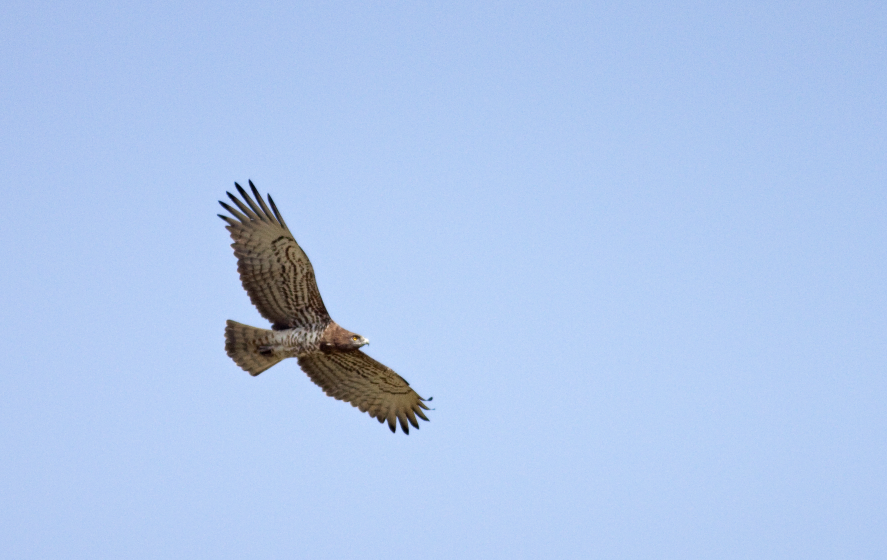
#> input picture images/20.jpg, 2661 x 1680 px (shown at 1/3 size); the run also reads 3 pictures not shown here
$ jupyter execute newCh12.ipynb
#> lines starting #> are read from the running program, lines starting #| are printed output that depends on the picture; after the words box and inside, x2 and y2 are one past the last pixel; in counts of white or black regions, pixels touching at a corner belong together
# Chapter 12: Image Representation by Feature Extraction

This is the companion file for Chapter 12.

## Programming exercise 12.1:

1.   Run the following code to perform polygon approximation by splitting.

[cell 1]
# Polygon approximation by splitting
import numpy as np
import matplotlib.pyplot as plt
from skimage import color, filters, measure, morphology, io

def perpendicular_distance(point, line_start, line_end):
    if np.all(line_start == line_end):
        return np.linalg.norm(point - line_start)
    line = line_end - line_start
    t = np.dot(point - line_start, line) / np.dot(line, line)
    t = np.clip(t, 0, 1)
    projection = line_start + t * line
    return np.linalg.norm(point - projection)

def split_polygon(points, start_idx, end_idx, threshold, result):
    start_point = points[start_idx]
    end_point = points[end_idx]
    max_distance = -1
    index_of_max = -1
    for i in range(start_idx + 1, end_idx):
        dist = perpendicular_distance(points[i], start_point, end_point)
        if dist > max_distance:
            max_distance = dist
            index_of_max = i
    if max_distance > threshold:
        split_polygon(points, start_idx, index_of_max, threshold, result)
        split_polygon(points, index_of_max, end_idx, threshold, result)
    else:
        result.append(end_idx)

def polygon_approximation_with_splitting(boundary_points, threshold):
    result = [0]
    split_polygon(boundary_points, 0, len(boundary_points) - 1, threshold, result)
    return boundary_points[result]

image_rgb = io.imread("images/20.jpg")
#> image_rgb is the input picture: shape (1680, 2661, 3); mean R, G, B 176, 199.3, 236.3
image_rgb = image_rgb[500:1350, 600:1400]
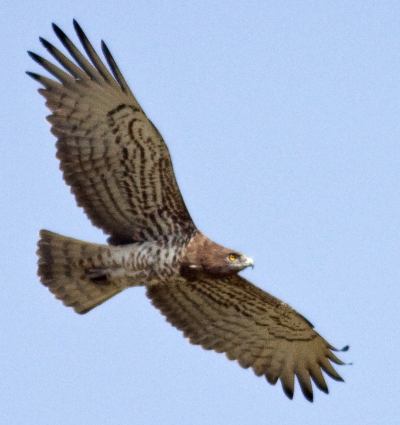
#> image_rgb: shape (850, 800, 3) (shown at 1/2 size); mean R, G, B 161.4, 176.1, 200.4
# Convert to grayscale
gray = color.rgb2gray(image_rgb)
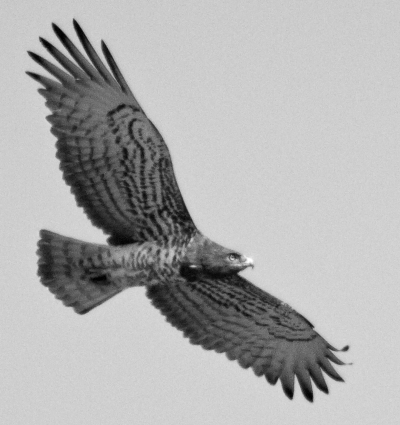
#> gray: shape (850, 800) float64 (shown at 1/2 size); min 0, max 1, mean 0.685

# Apply thresholding (Otsu)
thresh = filters.threshold_otsu(gray)
#> thresh = 0.553
binary = gray < thresh  # Invert if needed depending on your object
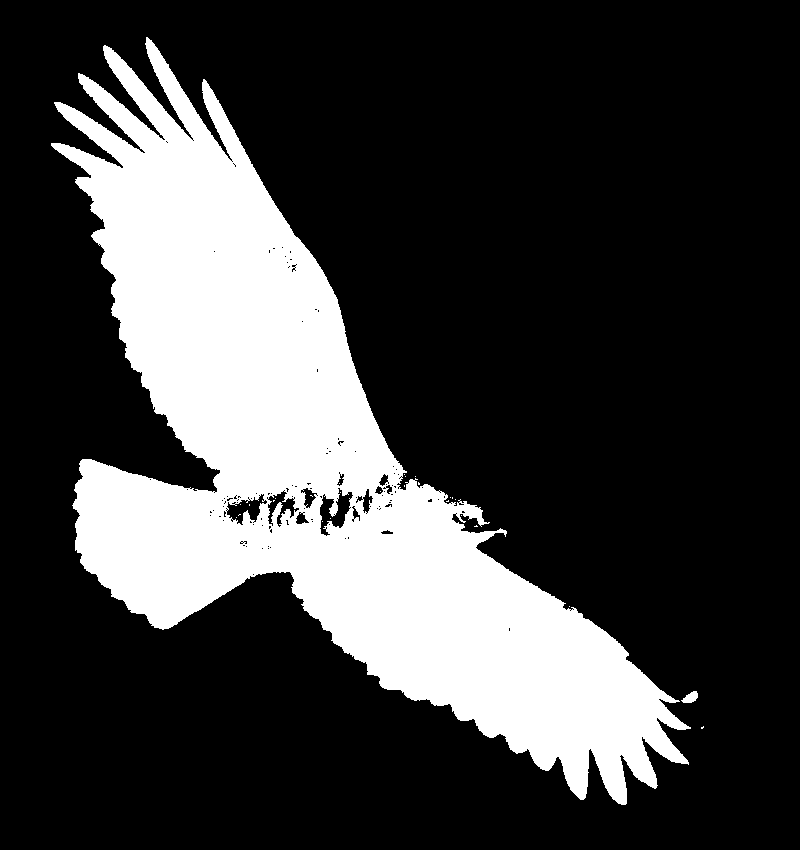
#> binary: shape (850, 800) bool; 24.1% white; 27 white regions (25 under 20 px), largest, box (x1, y1, x2, y2) and area: (51, 37, 691, 805) 163398, (681, 691, 698, 703) 128

# Clean mask
binary = morphology.remove_small_objects(binary, min_size=500)
#> binary: shape (850, 800) bool; 24% white; 1 white region, box (x1, y1, x2, y2) and area: (51, 37, 691, 805) 163363
binary = morphology.binary_closing(binary, morphology.disk(3))
#> binary: shape (850, 800) bool; 24.3% white; 2 white regions (1 under 20 px), largest, box (x1, y1, x2, y2) and area: (51, 37, 691, 805) 165543
binary = morphology.remove_small_holes(binary, area_threshold=1000)
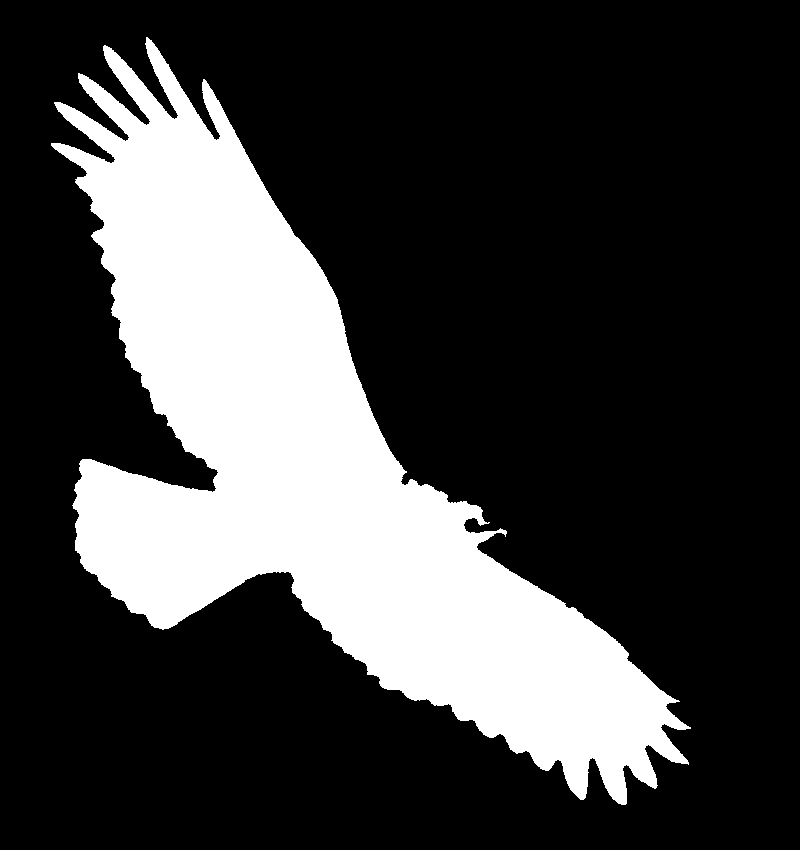
#> binary: shape (850, 800) bool; 24.6% white; 1 white region, box (x1, y1, x2, y2) and area: (51, 37, 691, 805) 167049

# Find contours
contours = measure.find_contours(binary, 0.5)
#> contours = 1 point arrays, longest 4929 points
contour = max(contours, key=len)  # largest one
#> contour = 4929 pairs, first value 36.5 to 804.5, second value 50.5 to 690.5

# Downsample for speed
contour = contour[::5]
#> contour = 986 pairs, first value 37 to 804.5, second value 50.5 to 690.5

# Polygon approximation
threshold = 10.0
approx_polygon = polygon_approximation_with_splitting(contour, threshold)
#> in split_polygon, `start_point = points[start_idx]`: start_point = [804.5, 625]
#> in split_polygon, `end_point = points[end_idx]`: end_point = [803, 626.5]
#> the loop in split_polygon, `for i in range(start_idx + 1, end_idx):` made 984 passes
#> (t in perpendicular_distance, projection in perpendicular_distance, dist, max_distance) on passes 1 to 8: (0, [804.5, 625], 4.53, 4.53), (0, [804.5, 625], 8.25, 8.25), (0, [804.5, 625], 11.42, 11.42), (0, [804.5, 625], 14.98, 14.98), (0, [804.5, 625], 18.18, 18.18), (0, [804.5, 625], 21.51, 21.51), (0, [804.5, 625], 24.84, 24.84), (0, [804.5, 625], 28.29, 28.29)
#> after the loop in split_polygon, `for i in range(start_idx + 1, end_idx):`: index_of_max = 540; max_distance = 920.8
#> the loop in split_polygon (call 2), `for i in range(start_idx + 1, end_idx):` made 539 passes
#> (t in perpendicular_distance, projection in perpendicular_distance, dist, max_distance) on passes 1, 2, 3, 4, 19, 20, 21, 22: (0.00322, [802.1, 623.3], 3.42, 3.42), (0.00671, [799.4, 621.5], 5.46, 5.46), (0.0105, [796.5, 619.5], 6.1, 6.1), (0.0141, [793.8, 617.6], 7.44, 7.44), (0.055, [762.8, 596.3], 10.09, 10.09), (0.0515, [765.4, 598.1], 11.66, 11.66), (0.0486, [767.6, 599.7], 14.75, 14.75), (0.0441, [771, 602], 17.58, 17.58)

# Plot original and approximated contours separately
fig, axes = plt.subplots(1, 2, figsize=(14, 7))

# Original Boundary Visualization
plt.subplot(1, 2, 1)
plt.imshow(image_rgb)
plt.plot(contour[:, 1], contour[:, 0], linestyle='--', color='blue', linewidth=1.5)
plt.title("Original Boundary")
plt.axis('off')

# Approximated Polygon Visualization
plt.subplot(1, 2, 2)
plt.imshow(image_rgb)
plt.plot([p[1] for p in approx_polygon], [p[0] for p in approx_polygon], 'ro-', linewidth=2)
plt.title("Approximated Polygon")
plt.axis('off')

plt.tight_layout()
plt.show()

## Programming exercise 12.2:

1.   Run the following code to perform polygon approximation by merging.

[cell 2]
import numpy as np
import matplotlib.pyplot as plt
from skimage import measure, morphology, io
from sklearn.linear_model import LinearRegression

def least_squares_error(P):
    """ Compute Least Squares Error for the set of points P fitting a line. """
    # Prepare points (x, y)
    X = np.array([p[1] for p in P]).reshape(-1, 1)
    Y = np.array([p[0] for p in P])

    # Fit linear regression (a line) to the points
    model = LinearRegression()
    model.fit(X, Y)

    # The parameters of the line
    a = model.coef_[0]
    b = model.intercept_

    # Predict the y values using the line
    Y_pred = model.predict(X)

    # Calculate the Least Squares Error (sum of squared errors)
    L = np.sum((Y - Y_pred) ** 2)

    return a, b, L

def polygon_approximation_by_merging(boundary_points, threshold):
    P = [boundary_points[0]]  # Start with the first point
    vertices = []  # Store the vertices
    for i in range(1, len(boundary_points)):
        P.append(boundary_points[i])
        a, b, L = least_squares_error(P)

        # If the error is above threshold, add the last point as a vertex
        if L >= threshold:
            vertices.append(P[-2])  # Last pixel before the break
            P = [boundary_points[i]]  # Start new subset

    # Add the last point to the vertices
    vertices.append(P[-1])
    return vertices

# === MAIN PIPELINE ===
# Load the horse image
image_rgb = io.imread("images/20.jpg")  # Replace with your local image path if needed
image_rgb = image_rgb[500:1350, 600:1400]

# Convert to grayscale
gray = image_rgb.mean(axis=2)  # Simple grayscale conversion

# Apply thresholding (Otsu or simple thresholding)
thresh = gray.mean()  # Simple thresholding; you could use filters.threshold_otsu()
binary = gray < thresh  # Invert if needed depending on your object
#> binary: shape (850, 800) bool; 25% white; 5 white regions (3 under 20 px), largest, box (x1, y1, x2, y2) and area: (50, 36, 699, 806) 170059, (695, 726, 706, 730) 29

# Clean mask (optional)
binary = morphology.remove_small_objects(binary, min_size=500)
#> binary: shape (850, 800) bool; 25% white; 1 white region, box (x1, y1, x2, y2) and area: (50, 36, 699, 806) 170050
binary = morphology.binary_closing(binary, morphology.disk(3))
#> binary: shape (850, 800) bool; 25.2% white; 1 white region, box (x1, y1, x2, y2) and area: (50, 36, 699, 806) 171172
binary = morphology.remove_small_holes(binary, area_threshold=1000)
#> binary: shape (850, 800) bool; 25.2% white; 1 white region, box (x1, y1, x2, y2) and area: (50, 36, 699, 806) 171230

# Find contours
contours = measure.find_contours(binary, 0.5)
contour = max(contours, key=len)  # largest contour

# Polygon approximation
threshold = 1000.0  # Adjust this threshold to control the "tightness" of the polygon
approx_polygon = polygon_approximation_by_merging(contour, threshold)

# Plot the original contour and the approximated polygon separately
plt.figure(figsize=(12, 6))

# Original Boundary Visualization
plt.subplot(1, 2, 1)
plt.imshow(image_rgb)
plt.plot(contour[:, 1], contour[:, 0], linestyle='--', color='blue', linewidth=1.5)
plt.title("Original Boundary")
plt.axis('off')

# Approximated Polygon Visualization
plt.subplot(1, 2, 2)
plt.imshow(image_rgb)
plt.plot([p[1] for p in approx_polygon], [p[0] for p in approx_polygon], 'ro-', linewidth=2)
plt.title("Approximated Polygon")
plt.axis('off')

plt.tight_layout()
plt.show()

## Programming exercise 12.3:

1.   Run the following code to perform medial axis transformation on sample T-shaped and L-shaped objects.

[cell 3]
import numpy as np
import matplotlib.pyplot as plt
from skimage.morphology import medial_axis
from skimage.draw import rectangle

def create_T_shape_image(shape=(100, 100)):
    img = np.zeros(shape, dtype=bool)
    rr, cc = rectangle(start=(20, 45), end=(80, 55))
    img[rr, cc] = True
    rr, cc = rectangle(start=(20, 30), end=(30, 70))
    img[rr, cc] = True
    return img

def create_L_shape_image(shape=(100, 100)):
    img = np.zeros(shape, dtype=bool)
    rr1, cc1 = rectangle(start=(30, 20), end=(80, 40))
    img[rr1, cc1] = True
    rr2, cc2 = rectangle(start=(70, 40), end=(80, 80))
    img[rr2, cc2] = True
    return img

def compute_medial_axis(binary_image):
    skeleton, distance = medial_axis(binary_image, return_distance=True)
    return skeleton, distance

def plot_3x2(T_img, L_img, T_skel, T_dist, L_skel, L_dist):
    fig, axs = plt.subplots(3, 2, figsize=(8, 12))

    # Row 0: T-shape Original and L-shape Original
    axs[0, 0].imshow(T_img, cmap='gray')
    axs[0, 0].set_title("T-shaped Binary Image")
    axs[0, 0].axis('off')

    axs[0, 1].imshow(L_img, cmap='gray')
    axs[0, 1].set_title("L-shaped Binary Image")
    axs[0, 1].axis('off')

    # Row 1: T-shape Medial Axis and L-shape Medial Axis
    axs[1, 0].imshow(T_skel, cmap='gray')
    axs[1, 0].set_title("T-shape Medial Axis")
    axs[1, 0].axis('off')

    axs[1, 1].imshow(L_skel, cmap='gray')
    axs[1, 1].set_title("L-shape Medial Axis")
    axs[1, 1].axis('off')

    # Row 2: T-shape Distance and L-shape Distance
    axs[2, 0].imshow(T_dist, cmap='viridis')
    axs[2, 0].set_title("T-shape Distance to Boundary")
    axs[2, 0].axis('off')

    axs[2, 1].imshow(L_dist, cmap='viridis')
    axs[2, 1].set_title("L-shape Distance to Boundary")
    axs[2, 1].axis('off')

    plt.tight_layout()
    plt.show()
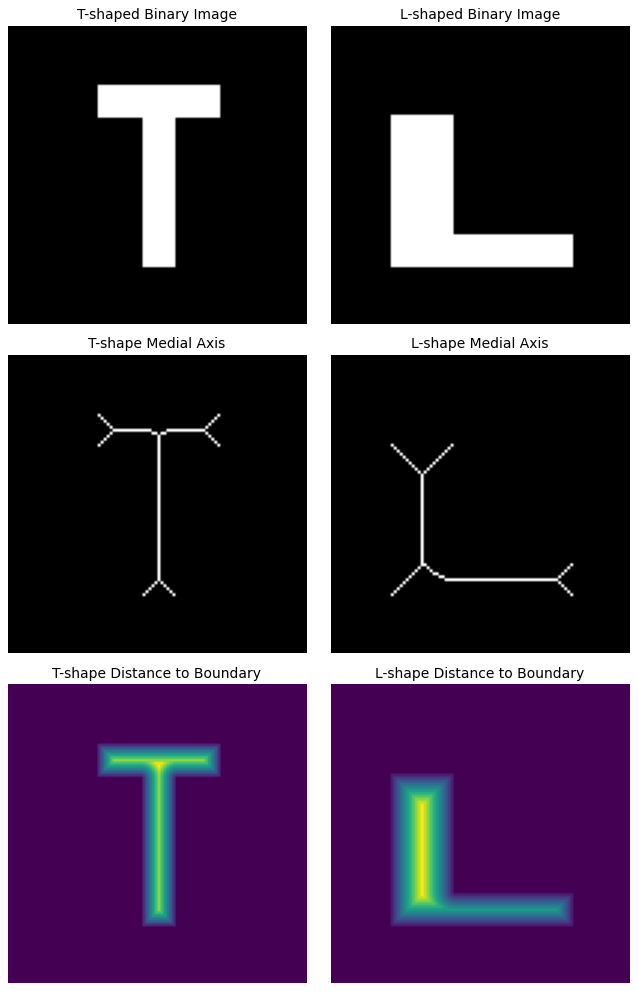
#> figure drawn by matplotlib, 6 panels

# Run
T_img = create_T_shape_image()
L_img = create_L_shape_image()

T_skel, T_dist = compute_medial_axis(T_img)
L_skel, L_dist = compute_medial_axis(L_img)

plot_3x2(T_img, L_img, T_skel, T_dist, L_skel, L_dist)

## Programming exercise 12.4:

1.   Run the following code to visualize bounding box, diameter, equivalent diameter, major and minor axes of a shape.

[cell 4]
import numpy as np
import matplotlib.pyplot as plt
from skimage.draw import polygon
from skimage.measure import label, regionprops, find_contours
from scipy.spatial.distance import pdist, squareform
from matplotlib.patches import Circle, Rectangle


def generate_wobbly_ellipse(shape=(300, 300)):
    img = np.zeros(shape, dtype=bool)
    cy, cx = shape[0] // 2, shape[1] // 2
    a, b = 80, 50
    theta = np.linspace(0, 2 * np.pi, 300)

    r = (a * b) / np.sqrt((b * np.cos(theta))**2 + (a * np.sin(theta))**2)
    r += 5 * np.sin(7 * theta)

    x = cx + r * np.cos(theta)
    y = cy + r * np.sin(theta)

    rr, cc = polygon(y, x, shape)
    img[rr, cc] = 1
    return img


def compute_max_diameter(contour):
    distances = squareform(pdist(contour))
    i, j = np.unravel_index(np.argmax(distances), distances.shape)
    return contour[i], contour[j], distances[i, j]


def extend_line_to_boundary(start, direction, binary_img, max_len=1000):
#> called with start = array of shape (2,), direction = array of shape (2,), max_len = 1000
    step = 0.5
    h, w = binary_img.shape
    p1 = p2 = start  # initialize

    for sign in [1, -1]:
        for d in np.arange(0, max_len, step):
            x = start[1] + sign * d * direction[0]
            y = start[0] + sign * d * direction[1]
            xi, yi = int(round(x)), int(round(y))
            if xi < 0 or xi >= w or yi < 0 or yi >= h or not binary_img[yi, xi]:
                break
            if sign == 1:
                p2 = (y, x)
            else:
                p1 = (y, x)
    return p1, p2


def draw_regionprops_axes_to_edges(ax, props, binary_img):
    centroid = np.array(props.centroid)
    orientation = props.orientation

    # Major axis
    major_vec = np.array([np.cos(orientation), -np.sin(orientation)])
    p1, p2 = extend_line_to_boundary(centroid, major_vec, binary_img)
    ax.plot([p1[1], p2[1]], [p1[0], p2[0]], 'r-', linewidth=2, label='Major Axis')

    # Minor axis
    minor_vec = np.array([np.cos(orientation + np.pi / 2), -np.sin(orientation + np.pi / 2)])
    p3, p4 = extend_line_to_boundary(centroid, minor_vec, binary_img)
    ax.plot([p3[1], p4[1]], [p3[0], p4[0]], 'b-', linewidth=2, label='Minor Axis')


def draw_circles(ax, centroid, max_diameter, equivalent_diameter):
    circle1 = Circle((centroid[1], centroid[0]), radius=max_diameter / 2,
                     fill=False, linestyle='--', edgecolor='orange', linewidth=2, label='Max Diameter Circle')
    circle2 = Circle((centroid[1], centroid[0]), radius=equivalent_diameter / 2,
                     fill=False, linestyle=':', edgecolor='lime', linewidth=2, label='Equivalent Diameter Circle')
    ax.add_patch(circle1)
    ax.add_patch(circle2)


def draw_bounding_box(ax, bbox):
    minr, minc, maxr, maxc = bbox
    rect = Rectangle((minc, minr), maxc - minc, maxr - minr,
                     linewidth=2, edgecolor='purple', facecolor='none', linestyle='-.', label='Bounding Box')
    ax.add_patch(rect)


def visualize():
    img = generate_wobbly_ellipse()
    labeled = label(img)
    props = regionprops(labeled)[0]
    contour = find_contours(img, 0.5)[0]
    pt1, pt2, max_diam = compute_max_diameter(contour)

    fig, ax = plt.subplots(figsize=(8, 8))
    ax.set_facecolor('white')
    # Plot the shape in dark gray on white background:
    ax.imshow(~img, cmap='gray', interpolation='none', vmin=0, vmax=1)  # invert binary to get dark shape

    ax.plot(contour[:, 1], contour[:, 0], 'k-', linewidth=1)
    ax.plot(props.centroid[1], props.centroid[0], 'go', label='Centroid')

    draw_regionprops_axes_to_edges(ax, props, img)
    draw_circles(ax, props.centroid, max_diam, props.equivalent_diameter)
    draw_bounding_box(ax, props.bbox)

    #ax.set_title('Regionprops Axes, Bounding Box, Circles')
    ax.axis('equal')
    ax.legend()
    ax.axis('off')
    plt.show()
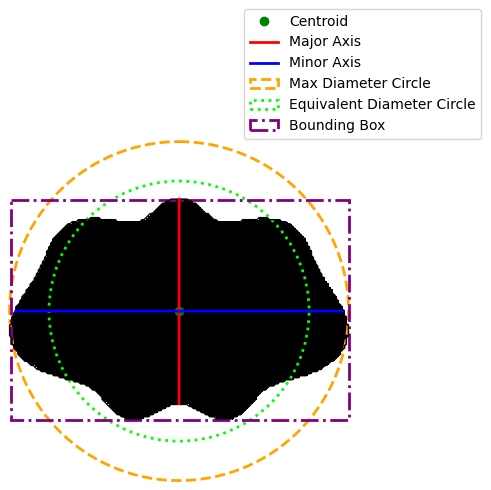
#> figure drawn by matplotlib, 1 panel


# Run it
visualize()

## Programming exercise 12.5:

1.   Run the following code to see reconstruction from Fourier descriptors.

[cell 5]
import cv2
import numpy as np
import matplotlib.pyplot as plt

def create_square_image(size=256):
#> called with size = 256
    img = np.zeros((size, size), dtype=np.uint8)
    cv2.rectangle(img, (64, 64), (192, 192), 255, -1)
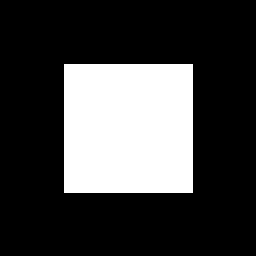
#> img: shape (256, 256); 25.4% white; 1 white region, box (x1, y1, x2, y2) and area: (64, 64, 193, 193) 16641
#> (the rest of the program and of its run is left out)
